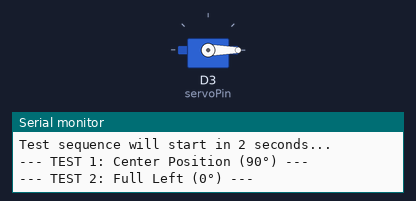
Simulated run of this sketch. Board: ESP8266 (NodeMCU). Parts: servo, the last lines printed to the serial monitor.

Above: at 4.1 s.
At 6.1 s:
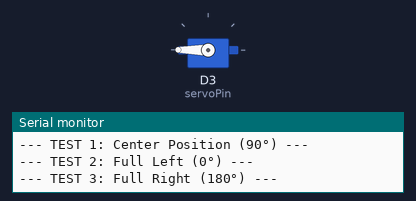
At 16.3 s:
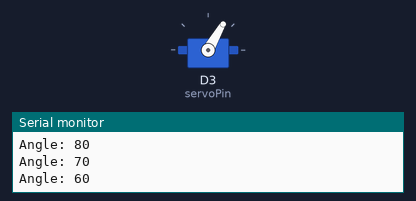
At 26.7 s:
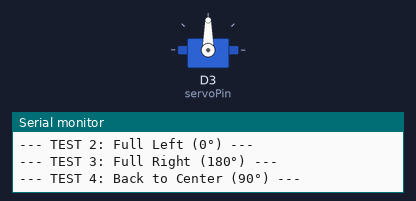
Timing chart, 0 to 40.0 s (numbered marks = the images above):
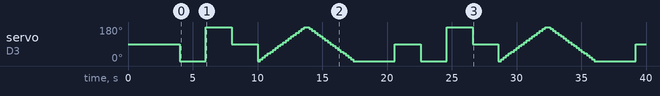

The sketch:

V4.ino
```cpp
#include <ESP8266WiFi.h>
#include <Servo.h>

Servo myServo;
int servoPin = D3;  // Connect servo signal (yellow) to D3

void setup() {
  Serial.begin(115200);
  Serial.println("\n\nSERVO TEST PROGRAM");
  Serial.println("==================");

  // Attach servo to pin
  myServo.attach(servoPin);

  Serial.println("Servo attached to pin D3");
  Serial.println("Test sequence will start in 2 seconds...");
  delay(2000);
}

void loop() {
  Serial.println("\n--- TEST 1: Center Position (90°) ---");
  myServo.write(90);
  delay(2000);

  Serial.println("--- TEST 2: Full Left (0°) ---");
  myServo.write(0);
  delay(2000);

  Serial.println("--- TEST 3: Full Right (180°) ---");
  myServo.write(180);
  delay(2000);

  Serial.println("--- TEST 4: Back to Center (90°) ---");
  myServo.write(90);
  delay(2000);

  Serial.println("--- TEST 5: Sweep Left to Right ---");
  for(int angle = 0; angle <= 180; angle += 10) {
    myServo.write(angle);
    Serial.print("Angle: ");
    Serial.println(angle);
    delay(200);
  }

  Serial.println("--- TEST 6: Sweep Right to Left ---");
  for(int angle = 180; angle >= 0; angle -= 10) {
    myServo.write(angle);
    Serial.print("Angle: ");
    Serial.println(angle);
    delay(200);
  }

  Serial.println("\nTest cycle complete. Restarting in 3 seconds...");
  delay(3000);
}
```

Measured:
- by itself, servo on D3 (servoPin): 90° → 0° at 4.0 s, → 180° 2.0 s later, → 90° 2.0 s later, → 0° 2.0 s later, … (82 changes in this stretch)
